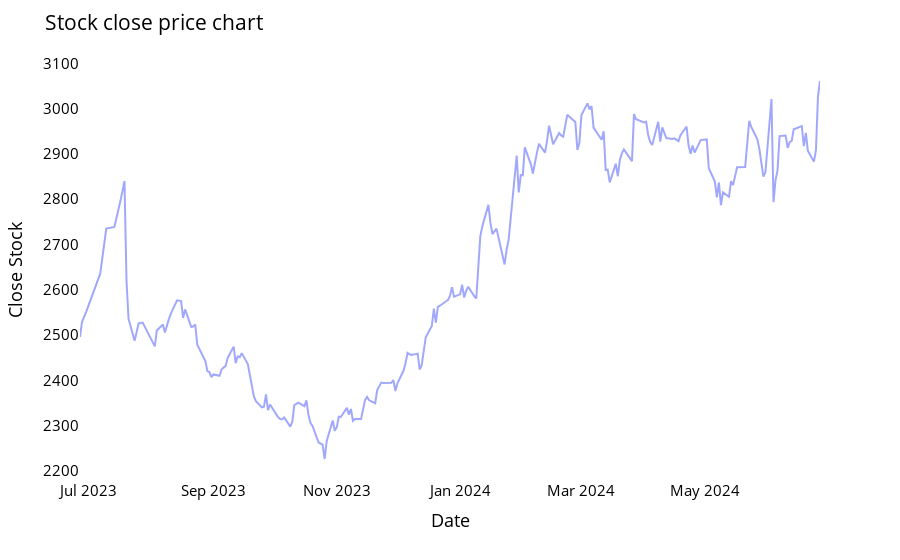

The notebook cell saved with this chart:
### Markdown cell above
<a name="plotclose"></a>

### Plotting stock close price chart

### Code cell
fig = px.line(closedf, x=closedf.date, y=closedf.close,labels={'date':'Date','close':'Close Stock'})
fig.update_traces(marker_line_width=2, opacity=0.6)
fig.update_layout(title_text='Stock close price chart', plot_bgcolor='white', font_size=15, font_color='black')
fig.update_xaxes(showgrid=False)
fig.update_yaxes(showgrid=False)
fig.show()

### Figure 1 — Plotly figure (JSON) as saved in the notebook; plotly's stock layout.template omitted (floating-point values rounded to 4 significant figures; data arrays with more than 128 entries replaced by an {"elided": "..."} marker saying what was removed)
{"data": [{"hovertemplate": "Date=%{x}<br>Close Stock=%{y}<extra></extra>", "legendgroup": "", "line": {"color": "#636efa", "dash": "solid"}, "marker": {"line": {"width": 2}, "symbol": "circle"}, "mode": "lines", "name": "", "opacity": 0.6, "orientation": "v", "showlegend": false, "type": "scatter", "x": {"elided": "231 str values"}, "xaxis": "x", "y": {"elided": "231 float values"}, "yaxis": "y"}], "layout": {"autosize": true, "font": {"color": "black", "size": 15}, "legend": {"tracegroupgap": 0}, "margin": {"t": 60}, "plot_bgcolor": "white", "title": {"text": "Stock close price chart"}, "xaxis": {"anchor": "y", "autorange": true, "domain": [0, 1], "range": ["2023-06-27", "2024-06-27"], "showgrid": false, "title": {"text": "Date"}, "type": "date"}, "yaxis": {"anchor": "x", "autorange": true, "domain": [0, 1], "range": [2180.0, 3107.0], "showgrid": false, "title": {"text": "Close Stock"}, "type": "linear"}}}
